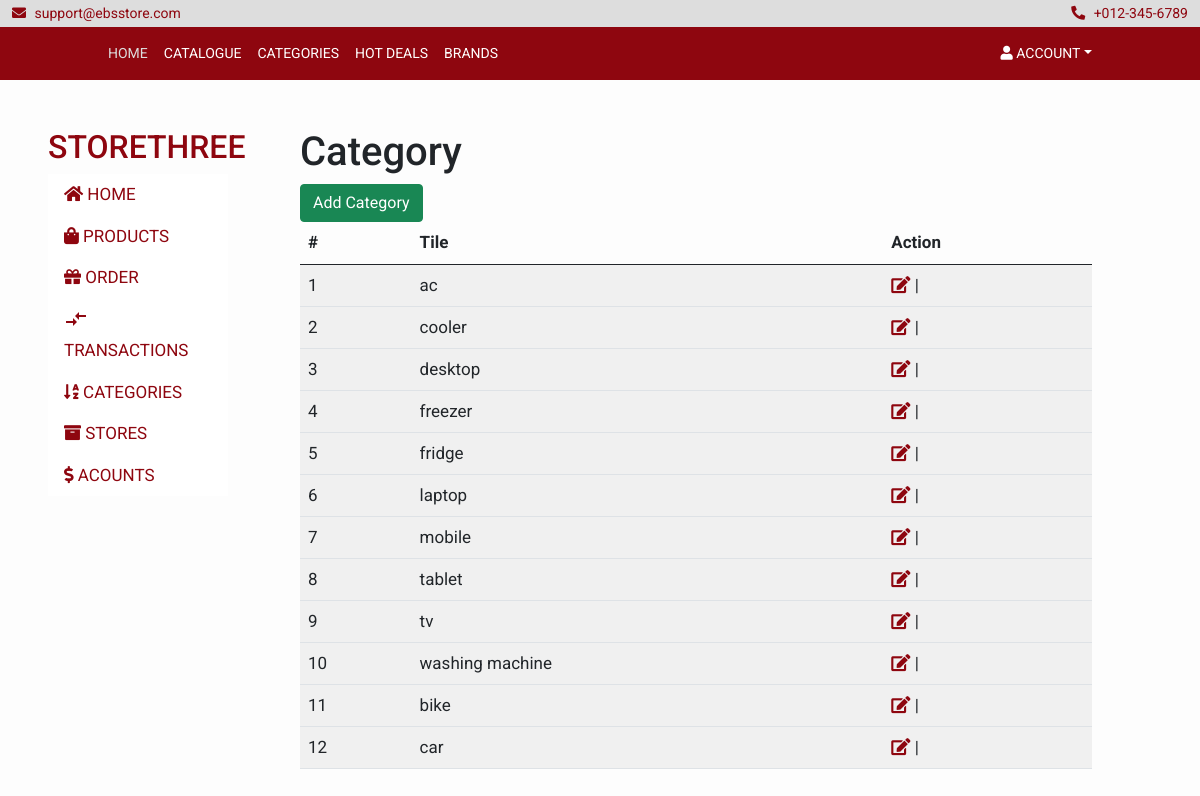
Screenshot of /dashboard/categories/ (signed in) with the database file from the repository.
### account/models.py (models this page shows, shortened)
class UserAccount(AbstractBaseUser, PermissionsMixin):
    username = models.CharField(max_length=255, unique=True)
    first_name=models.CharField(max_length=255)
    last_name=models.CharField(max_length=255)
    email = models.EmailField(max_length=255, unique=True)
    is_superuser = models.BooleanField(default=False)
    is_admin = models.BooleanField('Is Admin', default=False)
    is_staff = models.BooleanField(default=False)
    is_customer = models.BooleanField(default=True)
    is_client = models.BooleanField(default = False)
    user_type = models.PositiveIntegerField(choices=CHOICES, default=1)
    created_at = models.DateTimeField(auto_now_add=True)
    objects = UserAccountManager()
    USERNAME_FIELD = 'username'
    REQUIRED_FIELDS = ['first_name', 'last_name', 'email']

class Store(models.Model):
    name = models.CharField(max_length=255)
    owner = models.OneToOneField(UserAccount, related_name="store",  on_delete=models.CASCADE)
    created_at = models.DateTimeField(auto_now_add=True)
    class Meta:
        ordering = ['name']

### store/models.py (models this page shows, shortened)
class Category(models.Model):
    title = models.CharField(max_length=255, unique=True)
    image = models.ImageField(upload_to='uploads/', null=True, blank=True, verbose_name="")

### store/views.py (the view)
# urls.py: path('dashboard/categories/', views.vendor_categories_view, name="categories"),
@login_required
def vendor_categories_view(request):
    categories = Category.objects.all()
    return render(request, 'dashboard/categories/categories.html', {'categories': categories})

### cart/context_processor.py (called while the page is built)
def cart(request):
    return {'cart': Cart(request)}

### templates/dashboard/categories/categories.html
{% extends "../admin_dashboard.html" %}
{%block dashboard_content%}
    <h1>Category</h1>
    <a href="{%url 'add_category'%}" class="btn btn-success"> Add Category </a>
    {% if categories %}
     <table class="table table-striped table-hover">
        <thead>
          <th>#</th>
          <th>Tile</th>
          <th>Action</th>
        </thead>
        <tbody>
      {% for category in categories %}
          <tr>
            <td> {{category.id}}</td>
            <td>{{category.title}}</td>
            <td><a href="{% url 'edit_category' category.id %}"> <i class="fa fa-edit"></i></a> |
              <a href="{% url 'delete_category' category.id %}"><i class="fa fa-trash-o"></i></a></td>
            <tr>
          {% endfor %}
          </tbody>
      </table>
    {%else %}
          <p>No product added</p>
      {%endif%}
{%endblock%}

### templates/dashboard/admin_dashboard.html (shortened to what this page needs)
{% load static %}
<!DOCTYPE html>
<html lang="en">
  <head>
    <link rel="stylesheet" href="https://cdnjs.cloudflare.com/ajax/libs/font-awesome/4.7.0/css/font-awesome.min.css">
    <link
      href="https://cdn.jsdelivr.net/npm/bootstrap@5.0.2/dist/css/bootstrap.min.css"
      rel="stylesheet"
    />
    <link href="https://cdnjs.cloudflare.com/ajax/libs/font-awesome/5.10.0/css/all.min.css" rel="stylesheet">
    <link href="{% static 'css/dashboard.css'%}" rel="stylesheet">
    <link href="{% static 'css/main.css'%}" rel="stylesheet">
  </head>
  <body>
  {% include "../components/topbar.html"%}
  {% include "../components/primary_navbar.html"%}
<div class="row">
  <div class="col-2 mt-5 mx-5">
    <aside >
        <div>
          {% if user.user_type == 0 %}
              <h2>{{user.store.name}}</h2>
          {% else  %}
              <h2> {{user.first_name}}  {{user.last_name}}</h2>
          {%endif%}
        </div>
          <ul class="nav flex-column" style="background:white">
            <li class="nav-item">
              <a class="nav-link" href="{%url 'dashboard'%}"><i class="fa fa-home"></i> Home</a>
            </li>
            <li class="nav-item">
              <a class="nav-link" href="{%url 'admin_products_views'%}"><i class="fa fa-shopping-bag"></i> Products</a>
            </li>
            <li class="nav-item">
              <a class="nav-link" href="{%url 'order:admin_order_view'%}"><i class="fa fa-gift"></i> Order</a>
            </li>
            <li class="nav-item">
              <a class="nav-link" href="{%url 'order:admin_transaction_history'%}"><i class="material-icons">compare_arrows</i> Transactions</a>
            </li>
            <li class="nav-item">
              <a class="nav-link" href="{%url 'categories'%}"><i class="fa fa-sort-alpha-asc"></i> Categories</a>
            </li>
            <li class="nav-item">
              <a class="nav-link" href="{%url 'admin_stores_view'%}"><i class="fa fa-archive"></i> Stores</a>
            </li>
            <li class="nav-item">
              <a class="nav-link" href="{%url 'admin_users_view'%}"><i class="fa fa-dollar"></i> Acounts</a>
            </li>
      </aside>
  </div>
  <div class="col-8 mt-5">
     <section >
      <div class="row">
        <div class="col-lg-12">
          {%block dashboard_content%}
          {% endblock dashboard_content%}
      </div>
  </div>
  </section>
</div>
</div>
  </body>
</html>

### static/css/dashboard.css (style rules this page uses)
body { padding-bottom: 30px; position: relative; min-height: 100%; }
a { transition: background 0.2s, color 0.2s; }

### static/css/main.css (style rules this page uses)
:root { --primary: #8e060f; --white: #ffffff; }
body { font-family: "Roboto", sans-serif; overflow-x: hidden; font-size: 17px; background-color: #fdfdfd; }
a { color: #8e060f; outline: none; text-decoration: none; }
.nav-item { color:#8e060f; }
.nav a { color: #8e060f; }
@media (min-width: 768px) { .nav, .nav .navbar { background: #8e060f; color:#ddd; } }
aside { color: #8e060f; text-transform: uppercase; }

### rows the page displays
UserAccount: store.name "STORETHREE"
Category: id "1", title "ac"
Category: id "2", title "cooler"
Category: id "3", title "desktop"
Category: id "4", title "freezer"
Category: id "5", title "fridge"
Category: id "6", title "laptop"
Category: id "7", title "mobile"
Category: id "8", title "tablet"
Category: id "9", title "tv"
Category: id "10", title "washing machine"
Category: id "11", title "bike"
Category: id "12", title "car"
